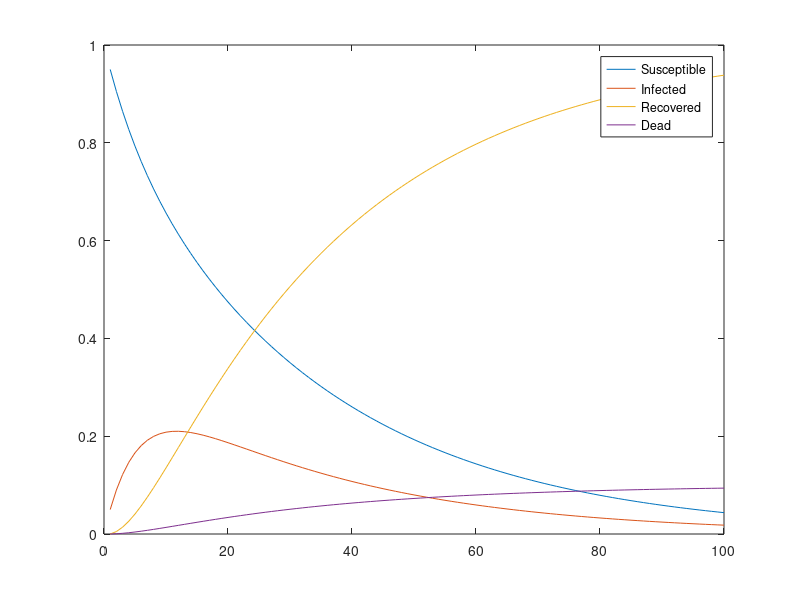

Write the MATLAB code that produced this figure.
suscept = 0.75;
infected = 0.10;
recovered = 0.10;
dead = 0.05;

% (xt+1)1 = 0.95(xt)1 + 0.04(xt)2.
% (xt+1)2 = 0.85(xt)2 + 0.05(xt)1;
% (xt+1)3 = (xt)3 + 0.10(xt)2
% (xt+1)4 = (xt)4 + 0.01(xt)2

initialCondition = [1;
                    0;
                    0;
                    0];

A = [0.95,0.05,0,0;
     0.05,0.85,0,0;
     0,0.10,1,0;
     0,0.01,0,1];



% function timeMatrix = model(t)
%     for i = 1:t
%         timeMatrix = A * A;
%     end



matrix = zeros(4,100);
matrix(:,1)=A * transpose([1,0,0,0]);

for i = 2:100
    matrix(:,i)=A*matrix(:,i-1);
end

figure(1)
plot(1:100, matrix(1,:));
hold on;
plot(1:100, matrix(2,:));
plot(1:100, matrix(3,:));
plot(1:100, matrix(4,:));
legend('Susceptible', 'Infected', 'Recovered', 'Dead')

% The model assumes the following happens over each day.
% • 5% of the susceptible population will acquire the disease. (The other 95%
% will remain susceptible.)
% • 1% of the infected population will die from the disease, 10% will recover
% and acquire immunity, and 4% will recover and not acquire immunity (and
% therefore, become susceptible). The remaining 85% will remain infected.
